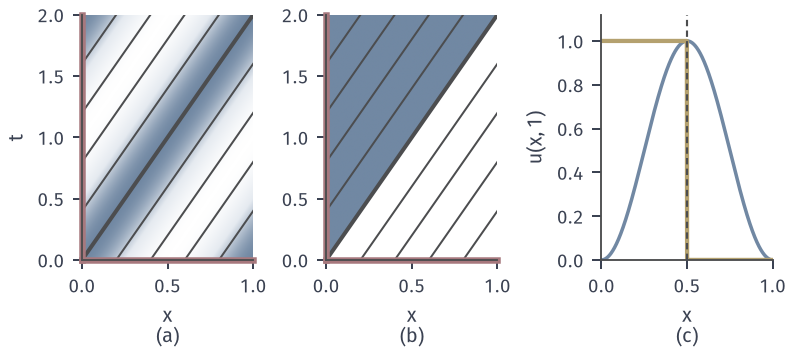

Write Python code to recreate this figure.
# Target: solution of the boundary-initial transport problem on (0,1), v=1/2, compatible and incompatible data.
from pathlib import Path
import sys
sys.path.insert(0, str(Path(__file__).resolve().parents[1]/'transp-common'))
from transp_common import *
fig,(a,b,c)=figure(112,50,ncols=3)
x=np.linspace(0,1,401); t=np.linspace(0,2,401); X,T=np.meshgrid(x,t)
u01=lambda s:.5*(1+np.cos(2*np.pi*s)); g1=lambda s:np.cos(np.pi*s/2)**2
def sol(u0,g,X,T):
    return np.where(X>=T/2,u0(np.maximum(X-T/2,0)),g(np.maximum(T-2*X,0)))
U1=sol(u01,g1,X,T); U2=sol(lambda s:0*s,lambda s:1+0*s,X,T)
for A,U in ((a,U1),(b,U2)):
    heat(A,U,(0,1),(0,2))
    for x0 in np.arange(.2,1,.2): A.plot([x0,1],[0,2*(1-x0)],color=CHAR,lw=.8)
    for t0 in np.arange(.4,2,.4): A.plot([0,min(1,(2-t0)/2)],[t0,min(t0+2,2)],color=CHAR,lw=.8)
    A.plot([0,1],[0,2],color=CHAR,lw=1.6)
    A.plot([0,1],[0,0],color=RED,lw=2.6,clip_on=False); A.plot([0,0],[0,2],color=RED,lw=2.6,clip_on=False)
    A.set_xlim(0,1); A.set_ylim(0,2); A.set_xticks([0,.5,1])
tail(a,'$x$','(a)','$t$'); tail(b,'$x$','(b)')
xx=np.linspace(0,1,801)
c.plot(xx,sol(u01,g1,xx,1+0*xx),color=BLUE,lw=1.4)
c.plot(xx,sol(lambda s:0*s,lambda s:1+0*s,xx,1+0*xx),color=YELLOW,lw=1.7)
c.axvline(.5,color=CHAR,lw=.85,ls=(0,(3,2)))
c.set_xlim(0,1); c.set_ylim(0,1.12); c.set_xticks([0,.5,1]); tail(c,'$x$','(c)','$u(x,1)$')
save(fig,Path(__file__).resolve().parent,'figure',{'v':.5,'a':'u0=.5(1+cos 2pi x), g=cos^2(pi t/2)','b':'u0=0,g=1'})
